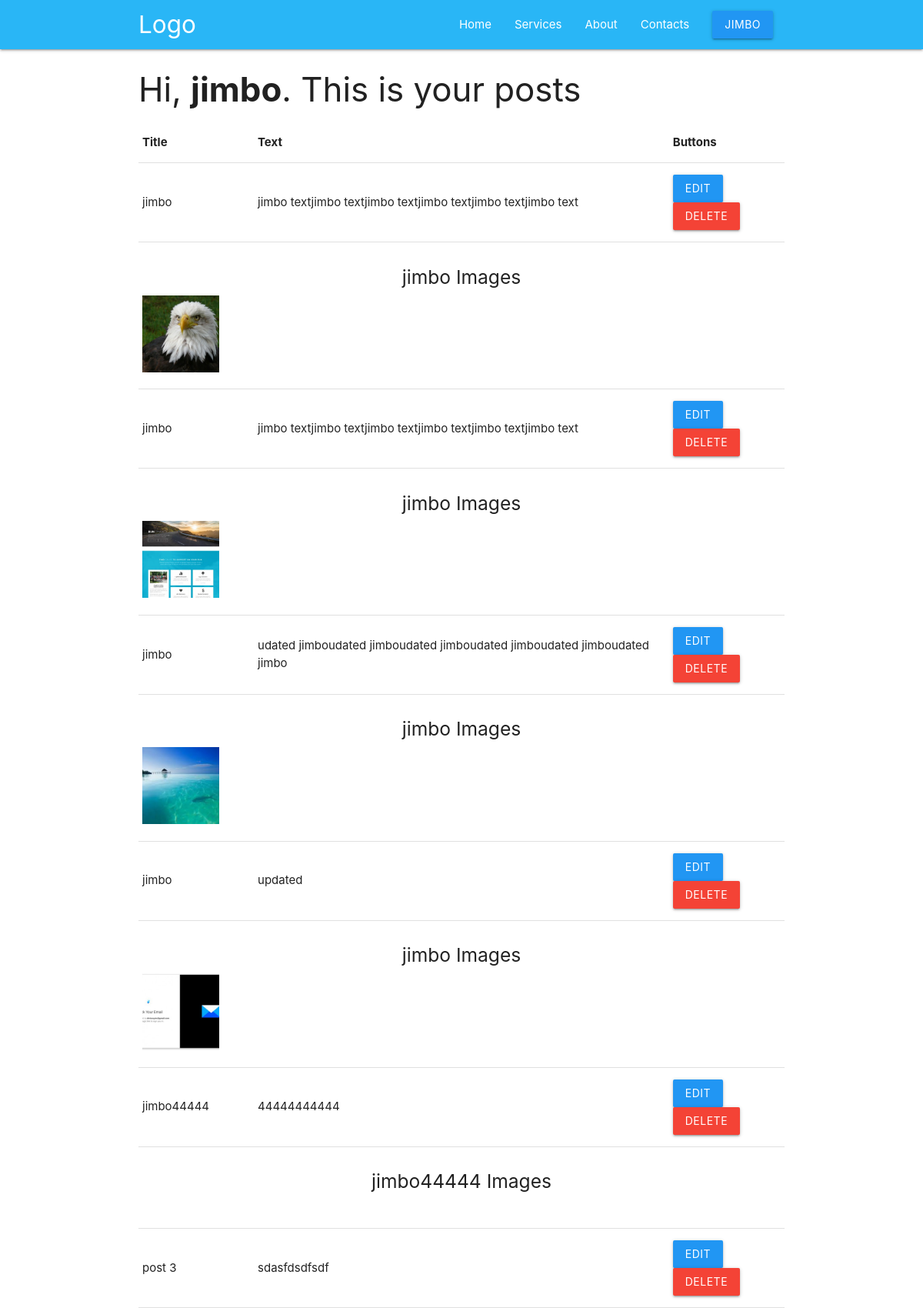
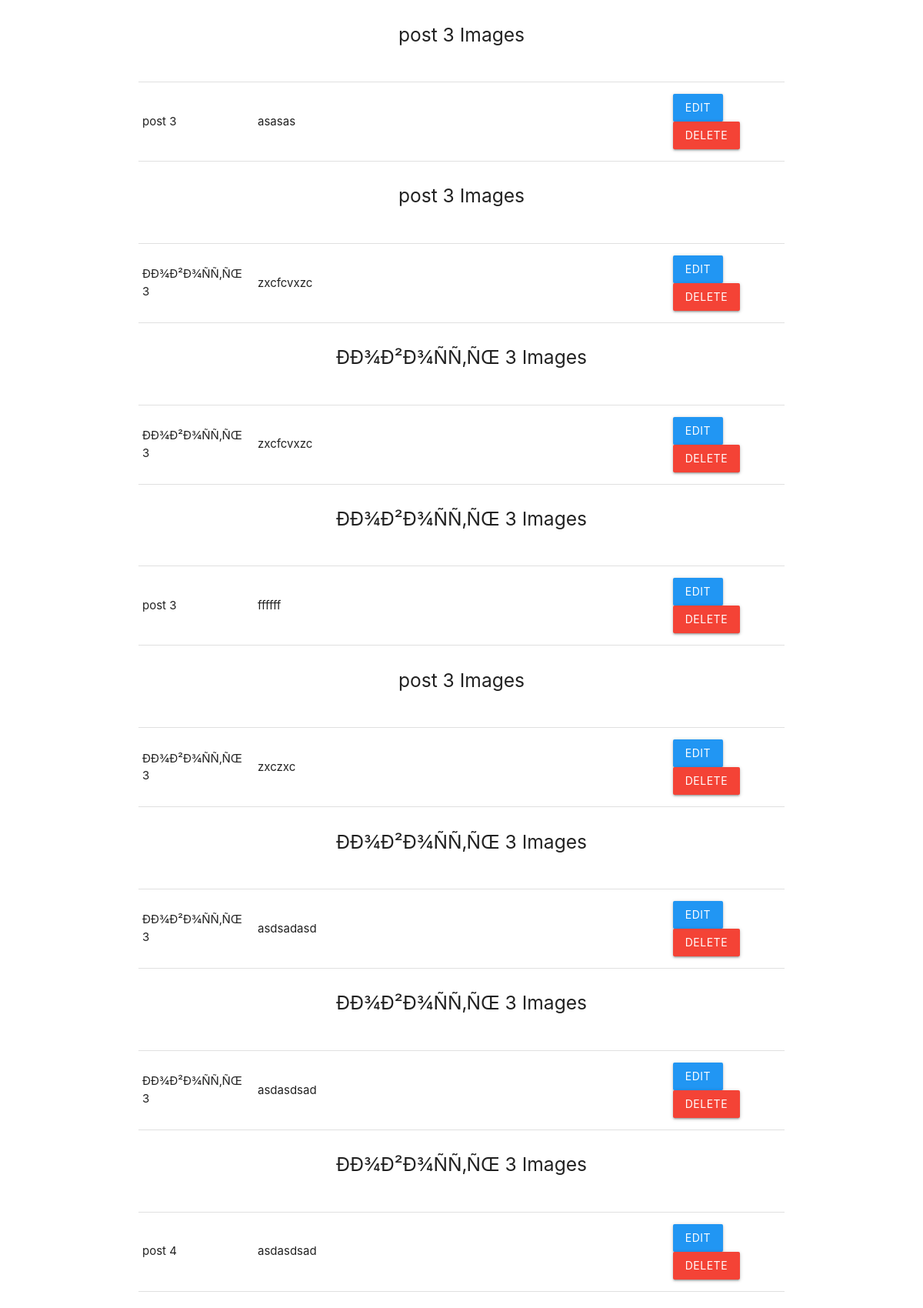
The page /welcome.php (signed in, upper part) on the database its author committed (2 pictures, top to bottom).
### tables this page shows
CREATE TABLE `post_images` (
  `post_image_id` int(11) NOT NULL,
  `url` varchar(100) NOT NULL,
  `post_id` int(11) NOT NULL
);

CREATE TABLE `posts` (
  `id` int(11) NOT NULL,
  `title` varchar(100) NOT NULL,
  `body` varchar(500) NOT NULL,
  `user_id` int(11) NOT NULL,
  `deleted` tinyint(1) NOT NULL DEFAULT '0'
);

### welcome.php (the view, shortened to what this page needs)
<?php  include 'includes/header.php'; ?>
<?php
    $user_id = $_SESSION['id'];
    $sql = 'SELECT * FROM posts LEFT JOIN post_images ON (post_images.post_image_id = posts.id) WHERE user_id = :user_id ';
    $stmt = $pdo->prepare($sql);
    $stmt->execute(['user_id' => $user_id]);
    $posts = $stmt->fetchAll();
?>
    <div class="container">
        <h3>Hi, <b><?php echo htmlspecialchars($_SESSION["username"]); ?></b>. This is your posts</h3>
        <table id="post_table">
            <th>Title</th><th>Text</th><th>Buttons</th>
    <?php
       foreach($posts as $post){
           if($post['deleted'] == 0){
                echo '
                <tr><td>'.$post['title'].'</td><td>'.$post['body'].'</td><td>
                <a id="'.$post['id'].'" class="waves-effect waves-light btn modal-trigger blue edit_data" href="#modal1">Edit</a>
                <a onclick="return confirm(\'Are you sure?\')" class="waves-effect waves-light btn red delete_btn" href="postDelete.php?id='.$post['id'].'">Delete</a></td></tr>
                <tr><td colspan="3"><h5 style="text-align:center">'.$post['title'].' Images</h5><img style="width:100px" src="'.$post['url'].'" alt=""></td></tr>
                ';
           }
        }
    ?>
    </table>
    </div>
     <?php  include 'includes/footer.php'; ?>

### includes/header.php (shortened to what this page needs)
<!DOCTYPE html>
<html lang="en">
<head>
  <link href="css/materialize.css" type="text/css" rel="stylesheet" media="screen,projection"/>
  <link href="css/style.css" type="text/css" rel="stylesheet" media="screen,projection"/>
</head>
<body>
  <nav class="light-blue lighten-1" role="navigation">
    <div class="nav-wrapper container"><a id="logo-container" href="#" class="brand-logo">Logo</a>
      <ul class="right hide-on-med-and-down">
        <li><a href="/reglogin">Home</a></li>
        <li><a href="#">Services</a></li>
        <li><a href="#">About</a></li>
        <li><a href="#">Contacts</a></li>
        <?php if(isset($_SESSION["loggedin"]) && $_SESSION["loggedin"] === true){ ?>
        <li>
          <a class='dropdown-trigger btn blue' href='#' data-target='dropdown1'><?= $_SESSION["username"] ?></a>
        </li>
      <?php }else{ ?>
        <li><a href="register.php">Register</a></li>
        <li><a href="login.php">Login</a></li>
      <?php } ?>
      </ul>
    </div>
  </nav>

### includes/footer.php (shortened to what this page needs)
  </body>
</html>

### rows shown on the page
post_images: posts.title "jimbo", posts.body "jimbo textjimbo textjimbo textjimbo textjimbo textjimbo text", url (picture)
post_images: posts.title "jimbo", posts.body "jimbo textjimbo textjimbo textjimbo textjimbo textjimbo text", url (picture)
post_images: posts.title "jimbo", posts.body "udated jimboudated jimboudated jimboudated jimboudated jimboudated jimbo", url (picture)
post_images: posts.title "jimbo", posts.body "updated", url (picture)
posts: title "jimbo44444", body "44444444444"
posts: title "post 3", body "sdasfdsdfsdf"
posts: title "post 3", body "asasas"
posts: title "ÐÐ¾Ð²Ð¾ÑÑ‚ÑŒ 3", body "zxcfcvxzc"
posts: title "ÐÐ¾Ð²Ð¾ÑÑ‚ÑŒ 3", body "zxcfcvxzc"
posts: title "post 3", body "ffffff"
posts: title "ÐÐ¾Ð²Ð¾ÑÑ‚ÑŒ 3", body "zxczxc"
posts: title "ÐÐ¾Ð²Ð¾ÑÑ‚ÑŒ 3", body "asdsadasd"
posts: title "ÐÐ¾Ð²Ð¾ÑÑ‚ÑŒ 3", body "asdasdsad"
posts: title "post 4", body "asdasdsad"

### other values the page prints
$_SESSION["username"] "JIMBO"
$_SESSION["username"] "jimbo"
